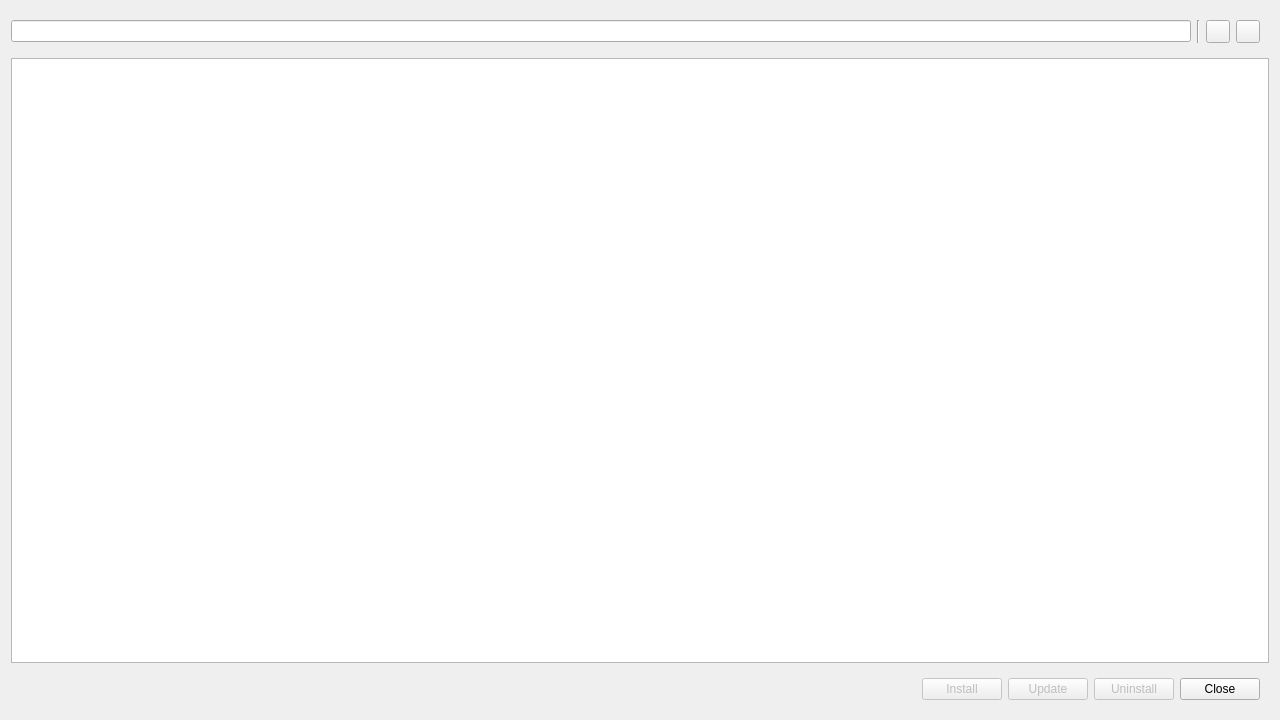
<?xml version="1.0" encoding="UTF-8"?>
<ui version="4.0">
 <class>dialogPackageManager</class>
 <widget class="QDialog" name="dialogPackageManager">
  <property name="geometry">
   <rect>
    <x>0</x>
    <y>0</y>
    <width>1280</width>
    <height>720</height>
   </rect>
  </property>
  <property name="windowTitle">
   <string>Package Manager</string>
  </property>
  <layout class="QGridLayout" name="gridLayout">
   <item row="1" column="0">
    <widget class="QTreeView" name="treeView">
     <attribute name="headerVisible">
      <bool>true</bool>
     </attribute>
    </widget>
   </item>
   <item row="2" column="0">
    <widget class="QWidget" name="widget_2" native="true">
     <layout class="QHBoxLayout" name="horizontalLayout_2">
      <item>
       <spacer name="horizontalSpacer">
        <property name="orientation">
         <enum>Qt::Horizontal</enum>
        </property>
        <property name="sizeHint" stdset="0">
         <size>
          <width>897</width>
          <height>20</height>
         </size>
        </property>
       </spacer>
      </item>
      <item>
       <widget class="QPushButton" name="pushButtonInstall">
        <property name="enabled">
         <bool>false</bool>
        </property>
        <property name="text">
         <string>Install</string>
        </property>
       </widget>
      </item>
      <item>
       <widget class="QPushButton" name="pushButtonUpdate">
        <property name="enabled">
         <bool>false</bool>
        </property>
        <property name="text">
         <string>Update</string>
        </property>
       </widget>
      </item>
      <item>
       <widget class="QPushButton" name="pushButtonUninstall">
        <property name="enabled">
         <bool>false</bool>
        </property>
        <property name="text">
         <string>Uninstall</string>
        </property>
       </widget>
      </item>
      <item>
       <widget class="QPushButton" name="pushButtonClose">
        <property name="text">
         <string>Close</string>
        </property>
       </widget>
      </item>
     </layout>
    </widget>
   </item>
   <item row="0" column="0">
    <widget class="QWidget" name="widget" native="true">
     <layout class="QHBoxLayout" name="horizontalLayout">
      <property name="leftMargin">
       <number>0</number>
      </property>
      <item>
       <widget class="QLineEdit" name="lineEditFilter"/>
      </item>
      <item>
       <widget class="Line" name="line">
        <property name="orientation">
         <enum>Qt::Vertical</enum>
        </property>
       </widget>
      </item>
      <item>
       <widget class="QToolButton" name="toolButtonExpand">
        <property name="toolTip">
         <string>Expand</string>
        </property>
        <property name="text">
         <string/>
        </property>
        <property name="icon">
         <iconset resource="../resources/resources.qrc">
          <normaloff>:/icon/expand-diagonal-line.svg</normaloff>:/icon/expand-diagonal-line.svg</iconset>
        </property>
       </widget>
      </item>
      <item>
       <widget class="QToolButton" name="toolButtonCollapse">
        <property name="toolTip">
         <string>Collapse</string>
        </property>
        <property name="text">
         <string/>
        </property>
        <property name="icon">
         <iconset resource="../resources/resources.qrc">
          <normaloff>:/icon/collapse-diagonal-line.svg</normaloff>:/icon/collapse-diagonal-line.svg</iconset>
        </property>
       </widget>
      </item>
     </layout>
    </widget>
   </item>
  </layout>
 </widget>
 <resources>
  <include location="../resources/resources.qrc"/>
 </resources>
 <connections/>
</ui>
